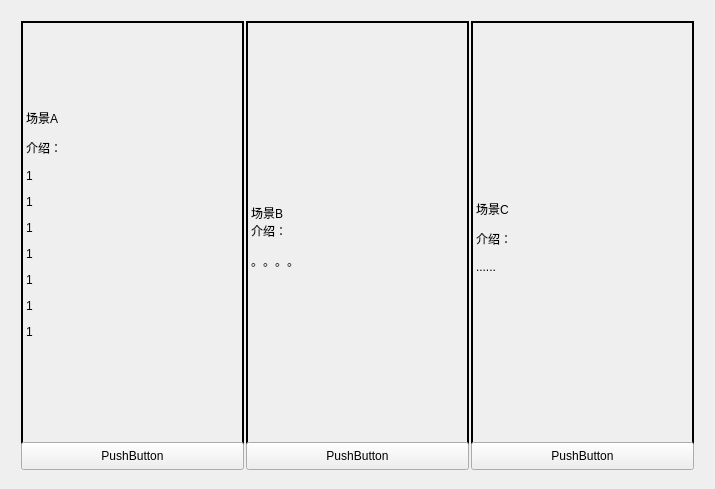
<?xml version="1.0" encoding="UTF-8"?>
<ui version="4.0">
 <class>SceneWindows</class>
 <widget class="QWidget" name="SceneWindows">
  <property name="enabled">
   <bool>true</bool>
  </property>
  <property name="geometry">
   <rect>
    <x>0</x>
    <y>0</y>
    <width>715</width>
    <height>489</height>
   </rect>
  </property>
  <property name="windowTitle">
   <string>SceneWindows</string>
  </property>
  <widget class="QWidget" name="layoutWidget">
   <property name="geometry">
    <rect>
     <x>10</x>
     <y>10</y>
     <width>691</width>
     <height>471</height>
    </rect>
   </property>
   <property name="minimumSize">
    <size>
     <width>691</width>
     <height>471</height>
    </size>
   </property>
   <property name="maximumSize">
    <size>
     <width>691</width>
     <height>471</height>
    </size>
   </property>
   <layout class="QHBoxLayout" name="horizontalLayout">
    <item>
     <layout class="QVBoxLayout" name="verticalLayout">
      <item>
       <widget class="QLabel" name="label">
        <property name="minimumSize">
         <size>
          <width>223</width>
          <height>432</height>
         </size>
        </property>
        <property name="maximumSize">
         <size>
          <width>223</width>
          <height>432</height>
         </size>
        </property>
        <property name="autoFillBackground">
         <bool>true</bool>
        </property>
        <property name="frameShape">
         <enum>QFrame::Box</enum>
        </property>
        <property name="lineWidth">
         <number>2</number>
        </property>
        <property name="text">
         <string>&lt;html&gt;&lt;head/&gt;&lt;body&gt;&lt;p&gt;场景A&lt;/p&gt;&lt;p&gt;介绍：&lt;/p&gt;&lt;p&gt;1&lt;/p&gt;&lt;p&gt;1&lt;/p&gt;&lt;p&gt;1&lt;/p&gt;&lt;p&gt;1&lt;/p&gt;&lt;p&gt;1&lt;/p&gt;&lt;p&gt;1&lt;/p&gt;&lt;p&gt;1&lt;/p&gt;&lt;p&gt;&lt;img src=&quot;:/MainWindows/D:/图片/test.jpg&quot;/&gt;&lt;/p&gt;&lt;/body&gt;&lt;/html&gt;</string>
        </property>
       </widget>
      </item>
      <item>
       <widget class="QPushButton" name="pushButton_1">
        <property name="minimumSize">
         <size>
          <width>223</width>
          <height>28</height>
         </size>
        </property>
        <property name="maximumSize">
         <size>
          <width>223</width>
          <height>28</height>
         </size>
        </property>
        <property name="text">
         <string>PushButton</string>
        </property>
       </widget>
      </item>
     </layout>
    </item>
    <item>
     <layout class="QVBoxLayout" name="verticalLayout_2">
      <item>
       <widget class="QLabel" name="label_2">
        <property name="minimumSize">
         <size>
          <width>223</width>
          <height>432</height>
         </size>
        </property>
        <property name="maximumSize">
         <size>
          <width>223</width>
          <height>432</height>
         </size>
        </property>
        <property name="autoFillBackground">
         <bool>true</bool>
        </property>
        <property name="frameShape">
         <enum>QFrame::Box</enum>
        </property>
        <property name="lineWidth">
         <number>2</number>
        </property>
        <property name="text">
         <string>&lt;html&gt;&lt;head/&gt;&lt;body&gt;&lt;p&gt;场景B&lt;br/&gt;介绍：&lt;/p&gt;&lt;p&gt;。。。。&lt;/p&gt;&lt;/body&gt;&lt;/html&gt;</string>
        </property>
       </widget>
      </item>
      <item>
       <widget class="QPushButton" name="pushButton_2">
        <property name="minimumSize">
         <size>
          <width>223</width>
          <height>28</height>
         </size>
        </property>
        <property name="maximumSize">
         <size>
          <width>223</width>
          <height>28</height>
         </size>
        </property>
        <property name="text">
         <string>PushButton</string>
        </property>
       </widget>
      </item>
     </layout>
    </item>
    <item>
     <layout class="QVBoxLayout" name="verticalLayout_3">
      <item>
       <widget class="QLabel" name="label_3">
        <property name="minimumSize">
         <size>
          <width>223</width>
          <height>432</height>
         </size>
        </property>
        <property name="maximumSize">
         <size>
          <width>223</width>
          <height>432</height>
         </size>
        </property>
        <property name="autoFillBackground">
         <bool>true</bool>
        </property>
        <property name="frameShape">
         <enum>QFrame::Box</enum>
        </property>
        <property name="lineWidth">
         <number>2</number>
        </property>
        <property name="text">
         <string>&lt;html&gt;&lt;head/&gt;&lt;body&gt;&lt;p&gt;场景C&lt;/p&gt;&lt;p&gt;介绍：&lt;/p&gt;&lt;p&gt;......&lt;/p&gt;&lt;/body&gt;&lt;/html&gt;</string>
        </property>
       </widget>
      </item>
      <item>
       <widget class="QPushButton" name="pushButton_3">
        <property name="minimumSize">
         <size>
          <width>223</width>
          <height>28</height>
         </size>
        </property>
        <property name="maximumSize">
         <size>
          <width>223</width>
          <height>28</height>
         </size>
        </property>
        <property name="text">
         <string>PushButton</string>
        </property>
       </widget>
      </item>
     </layout>
    </item>
   </layout>
  </widget>
 </widget>
 <layoutdefault spacing="6" margin="11"/>
 <resources>
  <include location="MainWindows.qrc"/>
 </resources>
 <connections/>
 <slots>
  <signal>signal1()</signal>
  <slot>slot1()</slot>
  <slot>slot2()</slot>
  <slot>slot3()</slot>
 </slots>
</ui>
